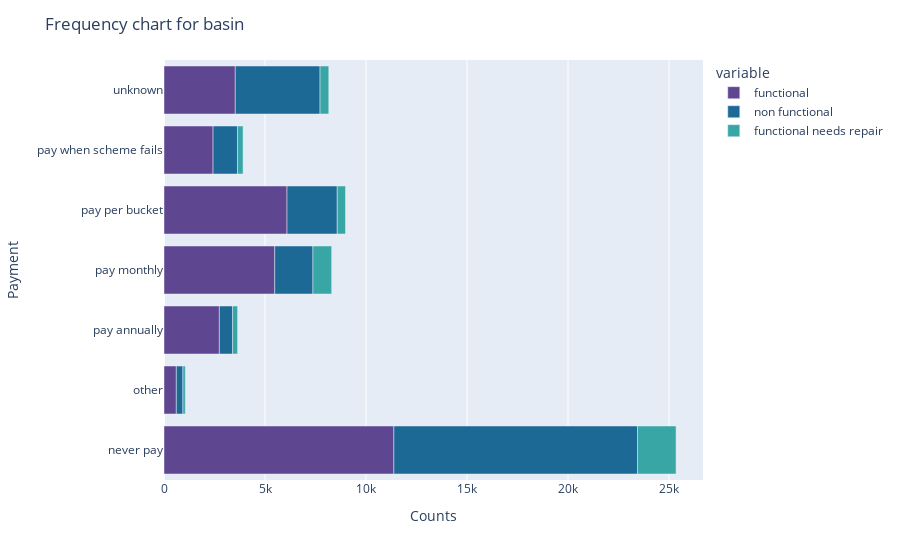

Source (notebook cell):
### Code cell
fig=px.bar(df_pay,orientation='h',color_discrete_sequence=colors,)
fig.update_layout(title = "Frequency chart for basin",
     xaxis_title = 'Counts', yaxis_title = 'Payment')
fig.show()

### Figure 1 — Plotly figure (JSON) as saved in the notebook; plotly's stock layout.template omitted (floating-point values rounded to 4 significant figures)
{"data": [{"alignmentgroup": "True", "hovertemplate": "variable=functional<br>value=%{x}<br>payment=%{y}<extra></extra>", "legendgroup": "functional", "marker": {"color": "rgb(95, 70, 144)", "pattern": {"shape": ""}}, "name": "functional", "offsetgroup": "functional", "orientation": "h", "showlegend": true, "textposition": "auto", "type": "bar", "x": [11379, 611, 2740, 5482, 6090, 2429, 3528], "xaxis": "x", "y": ["never pay", "other", "pay annually", "pay monthly", "pay per bucket", "pay when scheme fails", "unknown"], "yaxis": "y"}, {"alignmentgroup": "True", "hovertemplate": "variable=non functional<br>value=%{x}<br>payment=%{y}<extra></extra>", "legendgroup": "non functional", "marker": {"color": "rgb(29, 105, 150)", "pattern": {"shape": ""}}, "name": "non functional", "offsetgroup": "non functional", "orientation": "h", "showlegend": true, "textposition": "auto", "type": "bar", "x": [12062, 325, 655, 1891, 2486, 1208, 4197], "xaxis": "x", "y": ["never pay", "other", "pay annually", "pay monthly", "pay per bucket", "pay when scheme fails", "unknown"], "yaxis": "y"}, {"alignmentgroup": "True", "hovertemplate": "variable=functional needs repair<br>value=%{x}<br>payment=%{y}<extra></extra>", "legendgroup": "functional needs repair", "marker": {"color": "rgb(56, 166, 165)", "pattern": {"shape": ""}}, "name": "functional needs repair", "offsetgroup": "functional needs repair", "orientation": "h", "showlegend": true, "textposition": "auto", "type": "bar", "x": [1907, 118, 247, 927, 409, 277, 432], "xaxis": "x", "y": ["never pay", "other", "pay annually", "pay monthly", "pay per bucket", "pay when scheme fails", "unknown"], "yaxis": "y"}], "layout": {"barmode": "relative", "legend": {"title": {"text": "variable"}, "tracegroupgap": 0}, "margin": {"t": 60}, "title": {"text": "Frequency chart for basin"}, "xaxis": {"anchor": "y", "domain": [0, 1], "title": {"text": "Counts"}}, "yaxis": {"anchor": "x", "domain": [0, 1], "title": {"text": "Payment"}}}}
